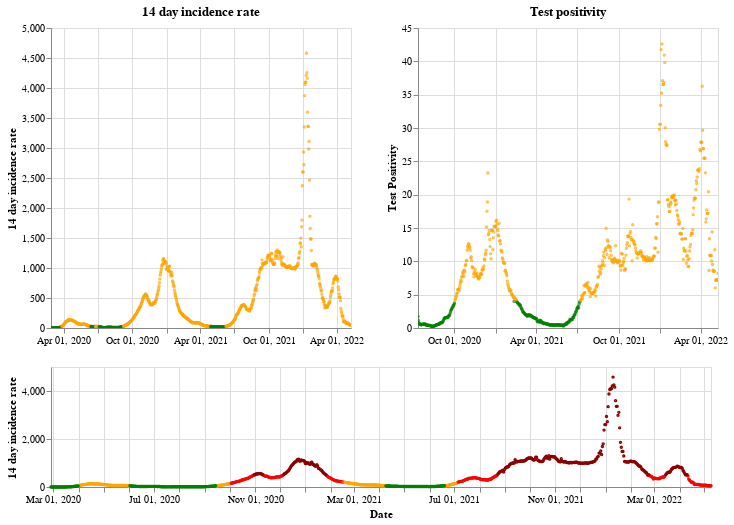

Source (notebook cell):
### Markdown cell above
## Wales

### Code cell
plot_traffic_light('Wales')

### Figure 1 — Vega-Lite specification as saved in the notebook (floating-point values rounded to 4 significant figures; data arrays with more than 128 entries replaced by an {"elided": "..."} marker saying what was removed)
{"config": {"view": {"continuousWidth": 400, "continuousHeight": 300}}, "vconcat": [{"hconcat": [{"mark": {"type": "point", "size": 2}, "encoding": {"color": {"condition": {"value": "green", "test": "(datum.twoWeeklyCasesRate <= 25)"}, "value": "orange"}, "tooltip": [{"type": "nominal", "field": "areaName"}, {"type": "temporal", "field": "date"}, {"type": "quantitative", "field": "twoWeeklyCasesRate"}, {"type": "quantitative", "field": "testPositivity"}], "x": {"type": "temporal", "axis": {"title": ""}, "field": "date", "scale": {"domain": {"selection": "DateBrush"}}, "timeUnit": "yearmonthdate"}, "y": {"type": "quantitative", "axis": {"title": "14 day incidence rate"}, "field": "twoWeeklyCasesRate"}}, "title": "14 day incidence rate", "width": 300}, {"mark": {"type": "point", "size": 2}, "encoding": {"color": {"condition": {"value": "green", "test": "(datum.testPositivity <= 4)"}, "value": "orange"}, "tooltip": [{"type": "nominal", "field": "areaName"}, {"type": "temporal", "field": "date"}, {"type": "quantitative", "field": "twoWeeklyCasesRate"}, {"type": "quantitative", "field": "testPositivity"}], "x": {"type": "temporal", "axis": {"title": ""}, "field": "date", "scale": {"domain": {"selection": "DateBrush"}}, "timeUnit": "yearmonthdate"}, "y": {"type": "quantitative", "axis": {"title": "Test Positivity"}, "field": "testPositivity"}}, "title": "Test positivity", "width": 300}]}, {"layer": [{"mark": {"type": "point", "size": 2}, "encoding": {"color": {"condition": {"value": "orange", "test": "(((datum.testPositivity < 4) && (datum.twoWeeklyCasesRate >= 50)) && (datum.twoWeeklyCasesRate < 200))"}, "value": "red"}, "opacity": {"condition": {"value": 1, "test": "((datum.twoWeeklyCasesRate >= 50) && (datum.twoWeeklyCasesRate < 500))"}, "value": 0}, "tooltip": [{"type": "nominal", "field": "areaName"}, {"type": "temporal", "field": "date"}, {"type": "quantitative", "field": "twoWeeklyCasesRate"}, {"type": "quantitative", "field": "testPositivity"}], "x": {"type": "temporal", "axis": {"title": "Date"}, "field": "date", "timeUnit": "yearmonthdate"}, "y": {"type": "quantitative", "axis": {"title": "14 day incidence rate"}, "field": "twoWeeklyCasesRate"}}, "selection": {"DateBrush": {"type": "interval", "encodings": ["x"], "fields": ["Time"]}}}, {"mark": {"type": "point", "size": 2}, "encoding": {"color": {"value": "darkred"}, "opacity": {"condition": {"value": 1, "test": "(datum.twoWeeklyCasesRate >= 500)"}, "value": 0}, "tooltip": [{"type": "nominal", "field": "areaName"}, {"type": "temporal", "field": "date"}, {"type": "quantitative", "field": "twoWeeklyCasesRate"}, {"type": "quantitative", "field": "testPositivity"}], "x": {"type": "temporal", "axis": {"title": "Date"}, "field": "date", "timeUnit": "yearmonthdate"}, "y": {"type": "quantitative", "axis": {"title": "14 day incidence rate"}, "field": "twoWeeklyCasesRate"}}}, {"mark": {"type": "point", "size": 2}, "encoding": {"color": {"condition": {"value": "green", "test": "((datum.testPositivity < 4) && (datum.twoWeeklyCasesRate < 50))"}, "value": "orange"}, "opacity": {"condition": {"value": 1, "test": "(datum.twoWeeklyCasesRate < 50)"}, "value": 0}, "tooltip": [{"type": "nominal", "field": "areaName"}, {"type": "temporal", "field": "date"}, {"type": "quantitative", "field": "twoWeeklyCasesRate"}, {"type": "quantitative", "field": "testPositivity"}], "x": {"type": "temporal", "axis": {"title": "Date"}, "field": "date", "timeUnit": "yearmonthdate"}, "y": {"type": "quantitative", "axis": {"title": "14 day incidence rate"}, "field": "twoWeeklyCasesRate"}}}], "height": 120, "width": 660}], "data": {"name": "data-4e2ce83ac79cefac57be550e77eac75c"}, "$schema": "https://vega.github.io/schema/vega-lite/v4.8.1.json", "datasets": {"data-4e2ce83ac79cefac57be550e77eac75c": {"elided": "803 records"}}}
